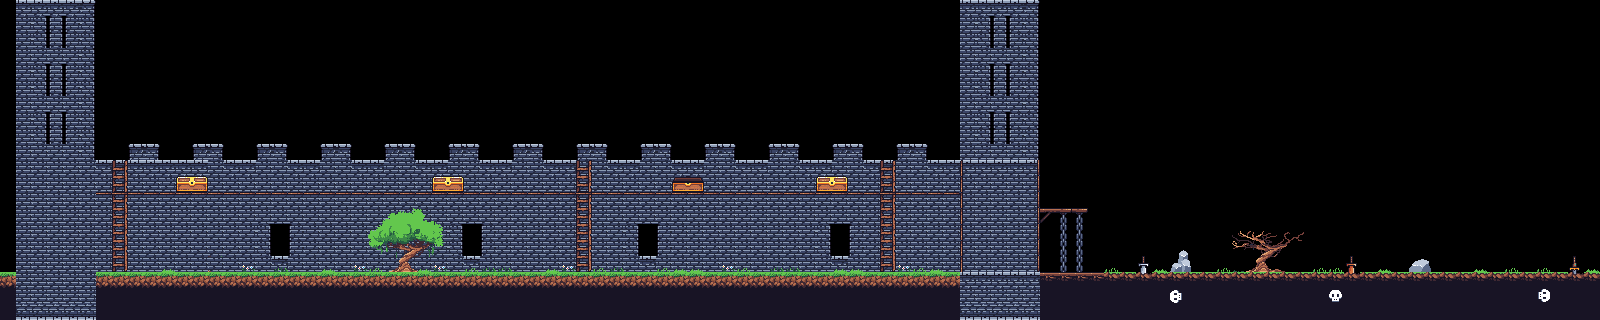

A level layout from a 2D game, rendered from its tile map. Below: a short description, then the map file with tile-grid data replaced by summaries:
An orthogonal 100x20 tile map with 16x16 px tiles, 8 tile layers (FirstLayer, OutsideDetails, GrassLayerOutside, FloorDetailsOutside, ...).

<map version="1.10" tiledversion="1.11.1-99-gec89c545" orientation="orthogonal" renderorder="right-down" width="100" height="20" tilewidth="16" tileheight="16" infinite="0" nextlayerid="9" nextobjectid="1">
 <tileset firstgid="1" source="Grass&amp;Brick.tsx" />
 <layer id="1" name="FirstLayer" class="Foreground" width="100" height="20">
  <data>[2000 cells, 196 non-empty, 4 distinct tile ids]</data>
 </layer>
 <layer id="7" name="OutsideDetails" width="100" height="20" tintcolor="#9a4c2d">
  <data>[2000 cells, 59 non-empty, 28 distinct tile ids]</data>
 </layer>
 <layer id="6" name="GrassLayerOutside" class="Foreground" width="100" height="20" tintcolor="#f3e09a">
  <data>[2000 cells, 105 non-empty, 2 distinct tile ids]</data>
 </layer>
 <layer id="8" name="FloorDetailsOutside" width="100" height="20" tintcolor="#9a4c2d">
  <data>[2000 cells, 13 non-empty, 3 distinct tile ids]</data>
 </layer>
 <layer id="2" name="CastleBackground" class="Background" width="100" height="20" tintcolor="#ffffff">
  <data>[2000 cells, 410 non-empty, 8 distinct tile ids]</data>
 </layer>
 <layer id="3" name="CastleForeground" width="100" height="20" tintcolor="#dadada">
  <data>[2000 cells, 237 non-empty, 32 distinct tile ids]</data>
 </layer>
 <layer id="5" name="DetailsCastle2" width="100" height="20">
  <data>[2000 cells, 62 non-empty, 8 distinct tile ids]</data>
 </layer>
 <layer id="4" name="DetailsCastle" class="Foreground" width="100" height="20">
  <data>[2000 cells, 59 non-empty, 2 distinct tile ids]</data>
 </layer>
</map>
